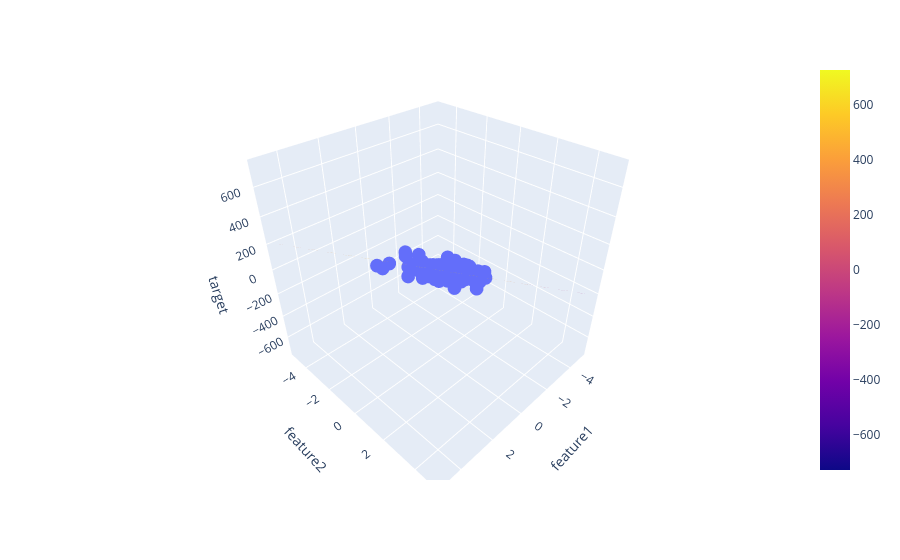

This figure's notebook cell:
### Code cell
x = np.linspace(-5, 5, 10)
y = np.linspace(-5, 5, 10)
xGrid, yGrid = np.meshgrid(y, x)
final = np.vstack((xGrid.ravel(), yGrid.ravel())).T

z_final = lr.predict(final).reshape(10,10)

z = z_final

final = np.vstack((xGrid.ravel().reshape(1,100),yGrid.ravel().reshape(1,100))).T
     

fig = px.scatter_3d(df, x='feature1', y='feature2', z='target')

fig.add_trace(go.Surface(x = x, y = y, z =z ))

fig.show()
